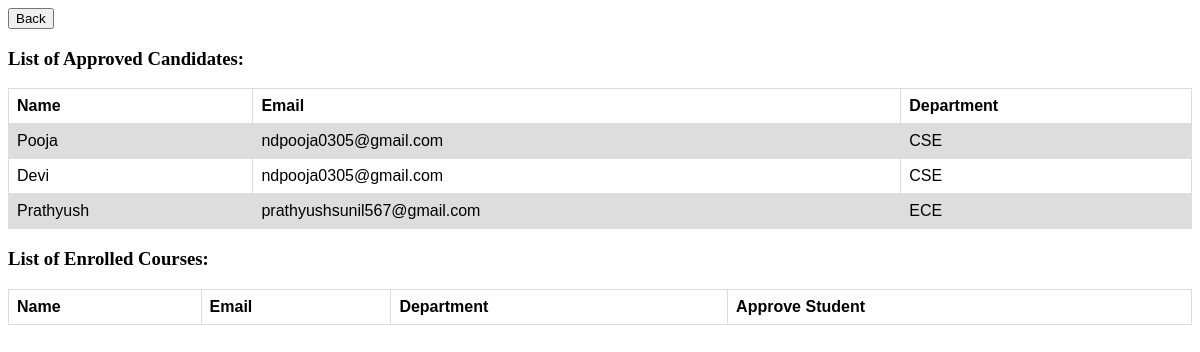
Page /seestudents/2 on the committed database.
### app.py (models this page shows)
class Student(db.Model):
    __tablename__ = 'student'
    id = db.Column(db.Integer,primary_key=True)
    Name = db.Column(db.String(50),nullable=False)
    Password = db.Column(db.String(50),nullable=False)
    Email_id = db.Column(db.String(200),nullable=False)
    Contact = db.Column(db.String(15))
    Department = db.Column(db.String(30))

### app.py (the view)
@app.route('/seestudents/<int:id>', methods=['POST', 'GET'])
def seestudents(id):
    sel_id=db.session.execute("SELECT student_id from 'applied' WHERE course_id= :course_id AND appstatus=0",{'course_id':id}).fetchall()
    sel=[]
    course=Course.query.filter_by(id=id).first()
    for sid in sel_id:
        sel.append(sid[0])
    pendstudents=Student.query.filter(Student.id.in_(sel)).all()
    sel_id=db.session.execute("SELECT student_id from 'applied' WHERE course_id= :course_id AND appstatus=1",{'course_id':id}).fetchall()
    sel=[]
    for sid in sel_id:
        sel.append(sid[0])
    students=Student.query.filter(Student.id.in_(sel)).all()
    return render_template('viewdetails.html',pendstudents=pendstudents,course=course,students=students)

### templates/viewdetails.html (shortened to what this page needs)
<html>
    <head>
    </head>
    <body>
        <a href="/teacher"><button>Back</button></a>
  <h3>List of Approved Candidates:</h3>
  <table>
    <tr>
      <th>Name</th>
      <th>Email</th>
      <th>Department</th>
    </tr>
    {%for student in students%}
    <tr>
      <td>{{student.Name}}</td>
      <td>{{student.Email_id}}</td>
      <td>{{student.Department}}</td>
    </tr>
    {%endfor%}
  </table>
  <h3>List of Enrolled Courses:</h3>
  <table>
    <tr>
      <th>Name</th>
      <th>Email</th>
      <th>Department</th>
      <th>Approve Student</th>
    </tr>
  </table>
  </body>
</html>

### templates/viewdetails.html (style rules this page uses)
table { font-family: arial, sans-serif; border-collapse: collapse; width: 100%; }
td, th { border: 1px solid #dddddd; text-align: left; padding: 8px; }
tr:nth-child(even) { background-color: #dddddd; }

### rows in the picture
Student: Name "Pooja", Email_id "ndpooja0305@gmail.com", Department "CSE"
Student: Name "Devi", Email_id "ndpooja0305@gmail.com", Department "CSE"
Student: Name "Prathyush", Email_id "prathyushsunil567@gmail.com", Department "ECE"
